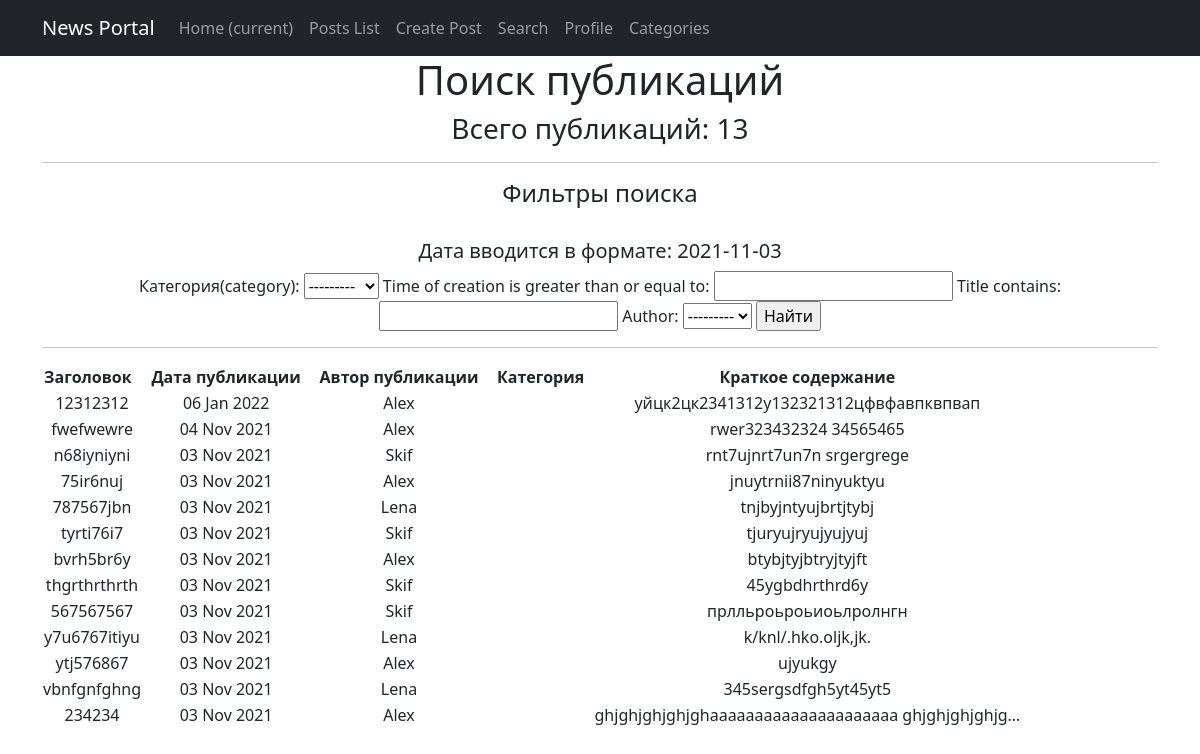
/posts/search/, run on an earlier commit of the app's database.
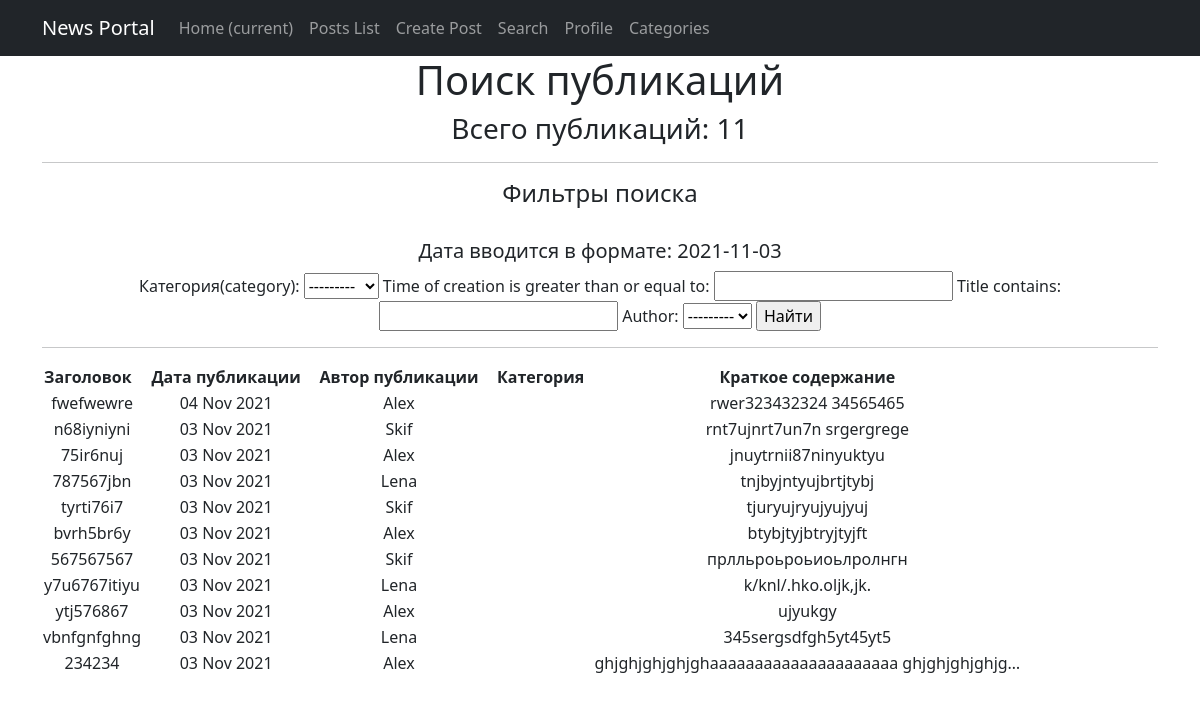
And on a later commit of the database.
### news/models.py (models this page shows, shortened)
class Post(models.Model):
    article = 'AR'
    news = 'NW'
    kind = [
        (article, 'Статья'),
        (news, 'Новость')
    ]
    author = models.ForeignKey(Author, on_delete=models.CASCADE)
    view = models.CharField(max_length=2, choices=kind, default=article)
    time_of_creation = models.DateTimeField(auto_now_add=True)
    post_category = models.ForeignKey(Category, on_delete=models.CASCADE, verbose_name='Категория(category)')
    title = models.CharField(max_length=128)
    text = models.TextField()
    post_rating = models.IntegerField(default=0)
    class Meta:
        verbose_name = 'Публикация'
        verbose_name_plural = 'Публикации'

class Author(models.Model):
    author_user = models.OneToOneField(User, on_delete=models.CASCADE)
    author_rating = models.IntegerField(default=0)
    class Meta:
        verbose_name = 'Автор'
        verbose_name_plural = 'Авторы'
    def __str__(self):
        return f'{self.author_user}'

### news/views.py (the view)
# urls.py: path('search/', PostsSearch.as_view(), name='search'),
class PostsSearch(ListView):
    model = Post
    template_name = 'news/search.html'
    context_object_name = 'posts_search'
    ordering = ['-time_of_creation']
    def get_context_data(self, **kwargs):
        context = super().get_context_data(**kwargs)
        context['filter'] = PostFilter(self.request.GET, queryset=self.get_queryset()) # вписываем наш фильтр в контекст
        return context

### news/models.py (called while the page is built)
    def __str__(self):
        return f'{self.name}'

### news/templatetags/custom_filters.py (called while the page is built)
@register.filter(name='censor')
def censor(value):
    censor_list = ['мат']
    text = value.split()
    for word in text:
        if word.lower() in censor_list:
            value = value.replace(word, '[CENSORED]')
    return value

### templates/news/search.html (shortened to what this page needs)
{% extends 'default.html' %}
{% load custom_filters %}
{% block content %}
    <h1>Поиск публикаций</h1>
    <h3><p align="center">Всего публикаций: {{ posts_search|length }}</p></h3>
    <hr>
    <h4>Фильтры поиска</h4>
    <br>
    <h5>Дата вводится в формате: 2021-11-03</h5>
    <form method="GET">
        {{ filter.form }}
        <input type="submit" value="Найти">
    </form>
    <hr>
    {% if posts_search %}
       <table>
           <thead>
              <th>
                  <b>Заголовок &nbsp </b>
              </th>
              <th>
                  <b> &nbsp Дата публикации &nbsp </b>
              </th>
              <th>
                  <b> &nbsp Автор публикации &nbsp </b>
              </th>
              <th>
                  <b> &nbsp Категория &nbsp </b>
              </th>
              <th>
                  <b> &nbsp Краткое содержание &nbsp</b>
              </th>
           </thead>
      {% for post in filter.qs %}
          <tr>
              <td>
                  {{ post.title|censor }}
              </td>
              <td>
                  {{ post.time_of_creation|date:'d M Y'}}
              </td>
              <td>
                  {{ post.author }}
              </td>
              <td>
              </td>
              <td>
                  {{ post.text|truncatechars:50|censor }}
              </td>
          </tr>
      {% endfor %}
      </table>
    <br>
    {% else %}
      <h2>Публикаций нет!</h2>
    {% endif %}
{% endblock content %}

What changed in the data, as far as the page shows it:
removed Post: title|censor "12312312", time_of_creation "06 Jan 2022", author "Alex", text|censor "уйцк2цк2341312у132321312цфвфавпквпвап"
removed Post: title|censor "thgrthrthrth", time_of_creation "03 Nov 2021", author "Skif", text|censor "45ygbdhrthrd6y"
Also different on the page:
{{ posts_search|length }}: "13" → "11"
